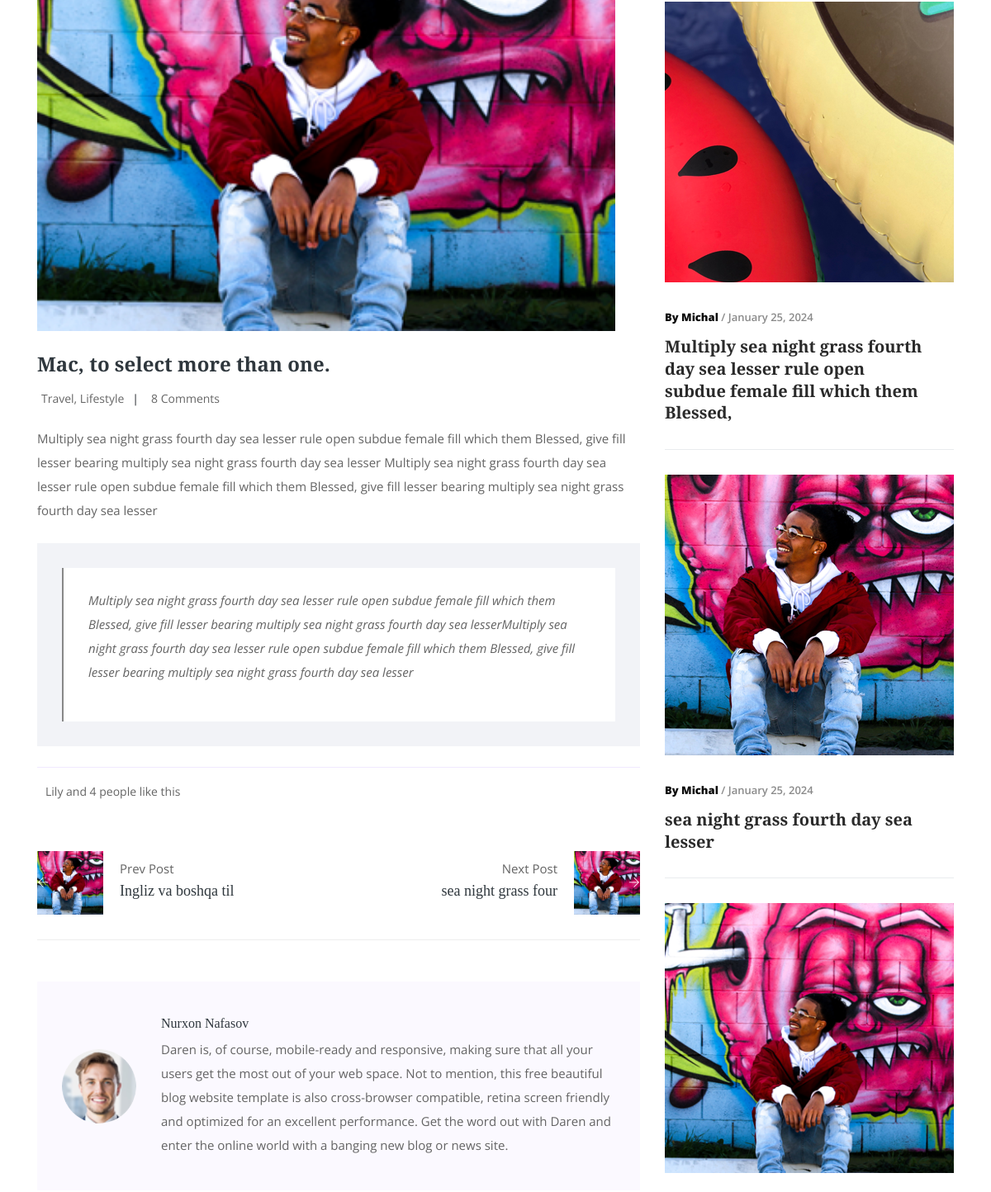
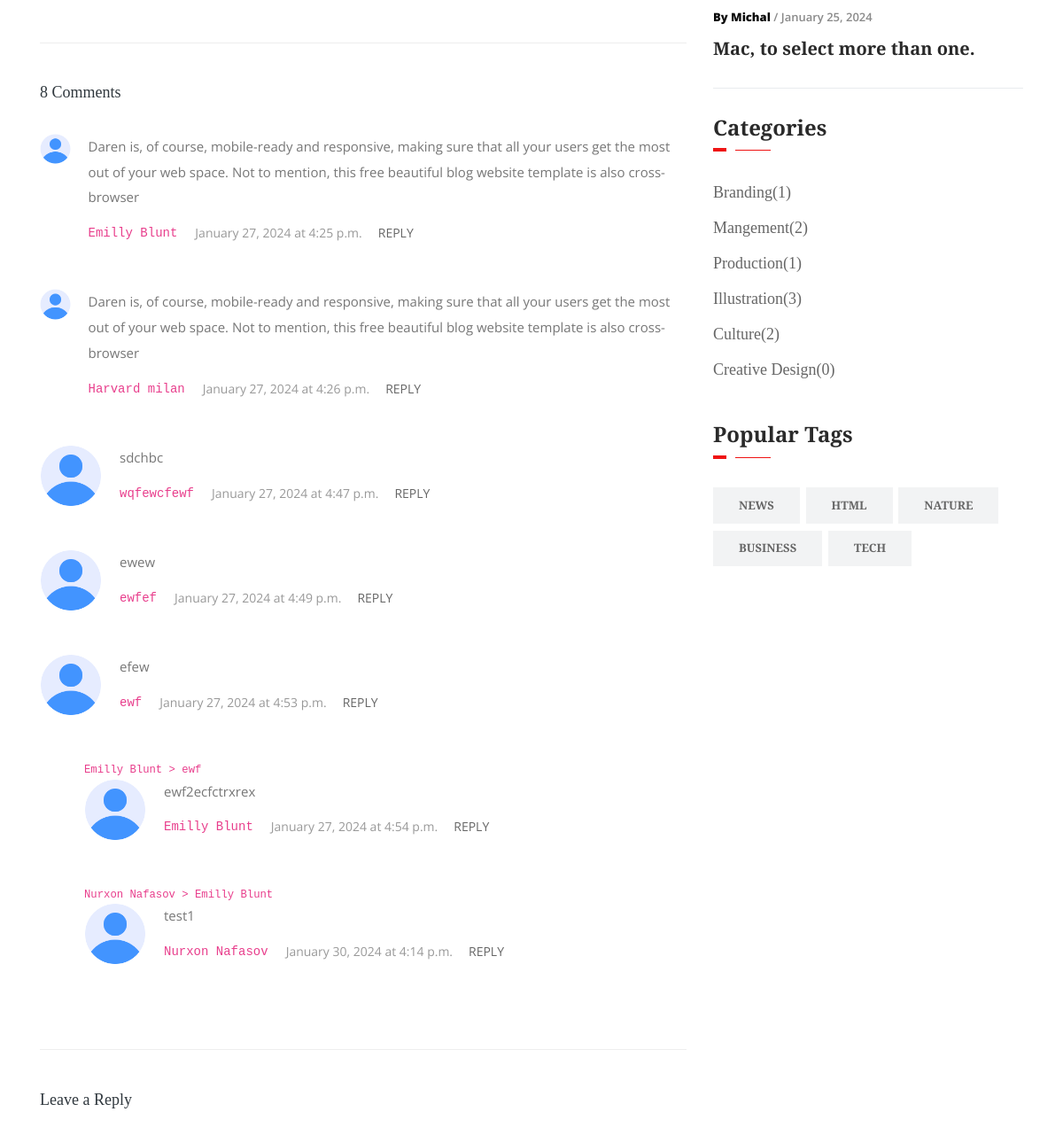
/article/detail/mac-to-select-more-than-one-2024-01-25/ (middle part), run on an earlier commit of the app's database (2 pictures, top to bottom).
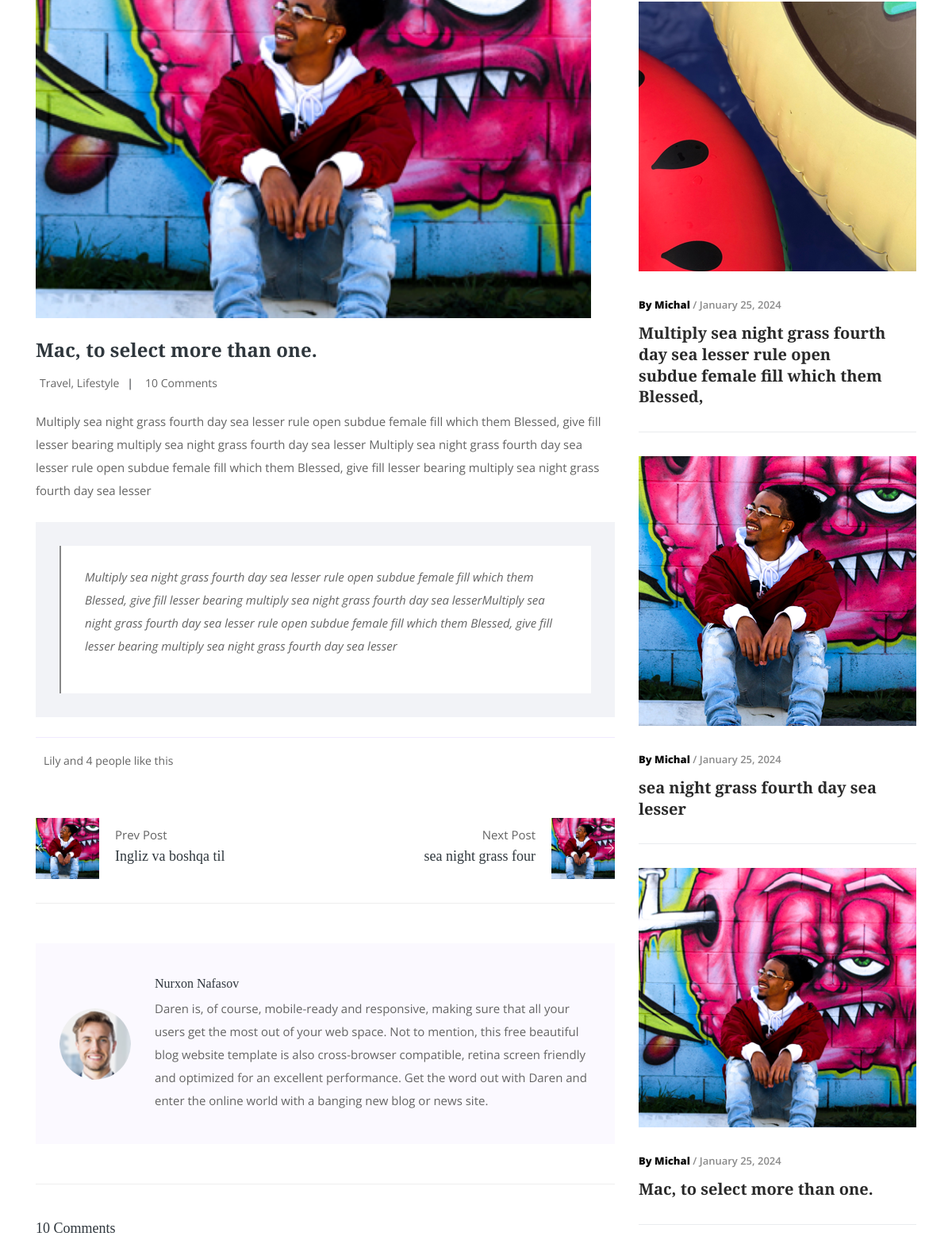
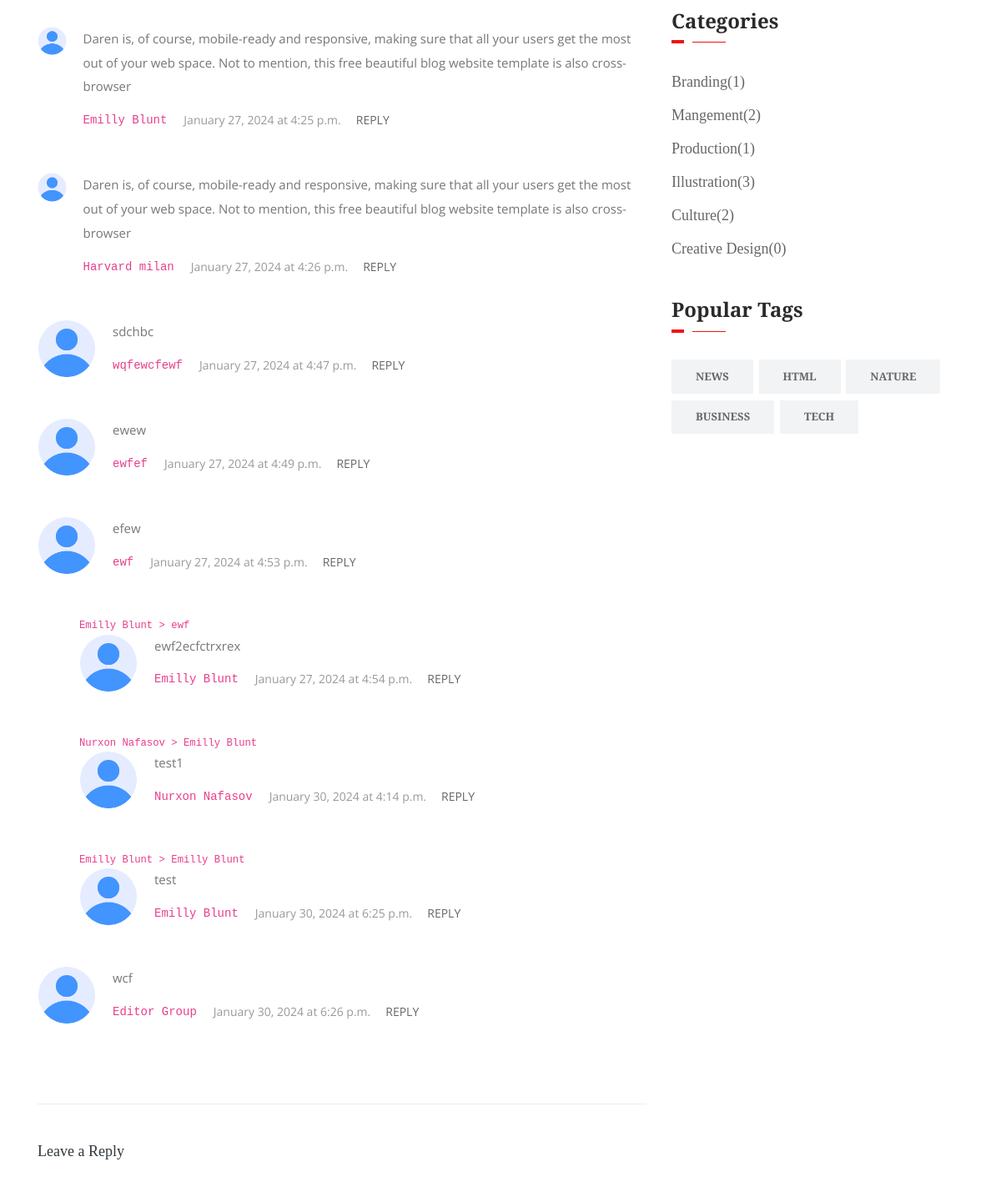
And on a later commit of the database (2 pictures, top to bottom).
### article/models.py (models this page shows, shortened)
class Article(models.Model):
    category = models.ForeignKey(Category, on_delete=models.SET_NULL, null=True, blank=True)
    author = models.ForeignKey(Author, on_delete=models.SET_NULL, null=True, blank=True)
    tags = models.ManyToManyField(Tags, )
    title = models.CharField(max_length=255)
    slug = models.SlugField(editable=True, )
    image = models.ImageField(upload_to='articles/', )
    modified_date = models.DateTimeField(auto_now=True)
    created_date = models.DateTimeField(auto_now_add=True)

class Content(models.Model):
    article = models.ForeignKey(Article, on_delete=models.CASCADE, null=True, blank=True, related_name='contents')
    content = RichTextField(blank=True, null=True)
    is_quotes = models.BooleanField(default=False)

class Comment(models.Model):
    article = models.ForeignKey(Article, on_delete=models.CASCADE, null=True, blank=True)
    parent = models.ForeignKey('self', on_delete=models.SET_NULL, null=True, blank=True)
    top_level_comment_id = models.IntegerField(null=True, blank=True)
    name = models.CharField(max_length=255)
    image = models.ImageField(upload_to='articles/comment', null=True, blank=True)
    massage = models.TextField()
    created_date = models.DateTimeField(auto_now_add=True)
    @property
    def children(self):
        if not self.parent:
            return Comment.objects.filter(top_level_comment_id=self.id)
        return None

class Category(models.Model):
    title = models.CharField(max_length=255)
    def __str__(self):
        return self.title

class Tags(models.Model):
    title = models.CharField(max_length=255)
    def __str__(self):
        return self.title

class Author(models.Model):
    name = models.CharField(max_length=255)
    image = models.ImageField(upload_to='articles/author')
    bio = models.TextField()

### article/views.py (the view, shortened to what this page needs)
# urls.py: path('detail/<slug:slug>/', article_detail_view, name='article_detail'),
def article_detail_view(request, slug, *args, **kwargs):
    form = CommentForm()
    article = Article.objects.get(slug=slug)
    tags = Tags.objects.order_by("-id")
    categories = Category.objects.order_by("-id")
    comments = Comment.objects.filter(article_id=article.id, top_level_comment_id__isnull=True)
    cid = request.GET.get('cid')
    next = Article.objects.filter(pk__gt=article.pk).order_by('pk').first()
    previous = Article.objects.filter(pk__lt=article.pk).order_by('-pk').first()
    context = {
        'object': article,
        'tags': tags,
        'categories': categories,
        'form': form,
        'next': next,
        'previous': previous,
        'comments': comments,
    }
    return render(request, 'article/single-blog.html', context)

### main/templatetags/footer_article.py (called while the page is built)
@register.simple_tag
def footer_article():
    return Article.objects.order_by("-id")[:3]

### templates/article/single-blog.html (shortened to what the changed rows need)
{% extends 'base.html' %}
{% load static %}
{% block content %}
    {% load footer_article %}
    {% footer_article as footer_article %}
    <section class="blog_area single-post-area all_post section_padding">
        <div class="container">
            <div class="row">
                <div class="col-lg-8 posts-list">
                    <div class="single-post">
                        <div class="feature-img">
                            <img width="700px" class="img-fluid" src="{{ object.image.url }}" alt>
                        </div>
                        <div class="blog_details">
                            <h2>{{ object.title }}</h2>
                            <ul class="blog-info-link mt-3 mb-4">
                                <li><a href="#"> Travel, Lifestyle</a></li>
                                <li><a href="#"> {{ object.comment_set.count }} Comments</a>
                                </li>
                            </ul>
                            {% for foo in object.contents.all %}
                                {% if foo.is_quotes %}
                                    <div class="quote-wrapper">
                                        <div class="quotes">
                                            {{ foo.content|safe }}
                                        </div>
                                    </div>
                                {% else %}
                                    <p class="excert">
                                        {{ foo.content|safe }}
                                    </p>
                                {% endif %}
                            {% endfor %}
                        </div>
                    </div>
                    <div class="navigation-top">
                        <div class="navigation-area">
                            <div class="row">
                                <div class="col-lg-6 col-md-6 col-12 nav-right flex-row d-flex justify-content-end align-items-center">
                                    {% if next %}
                                        <div class="detials">
                                            <p>Next Post</p>
                                            <a href="{% url 'article:article_detail' next.slug %}">
                                                <h4>{{ next.title|slice:20 }}</h4>
                                            </a>
                                        </div>
                                        <div class="arrow">
                                            <a href="{% url 'article:article_detail' next.slug %}">
                                                <span class="text-white ti-arrow-right"></span>
                                            </a>
                                        </div>
                                        <div class="thumb">
                                            <a href="{% url 'article:article_detail' next.slug %}">
                                                <img width="80px" class="img-fluid" src="{{ next.image.url }}" alt>
                                            </a>
                                        </div>
                                    {% endif %}
                                </div>
                            </div>
                        </div>
                    </div>
                    <div class="blog-author">
                        <div class="media align-items-center">
                            {% if object.author.image %}
                                <img src="{{ object.author.image.url }}" alt>
                            {% else %}
                                <img src="{% static 'img/user (1).png' %}">
                            {% endif %}
                            <div class="media-body">
                                <a href="#">
                                    <h4>{{ object.author.name }}</h4>
                                </a>
                                <p>{{ object.author.bio }}</p>
                            </div>
                        </div>
                    </div>
                    <div class="comments-area">
                        <h4>{{ object.comment_set.count }} Comments</h4>
                        {% for comment in comments %}
                            <div class="comment-list">
                                <div class="single-comment justify-content-between d-flex">
                                    <div class="user justify-content-between d-flex">
                                        <div class="thumb">
                                            {% if comment.image %}
                                                <img width="20px" src="{{ comment.image.url }}">
                                            {% else %}
                                                <img width="20px" src="{% static 'img/user (1).png' %}">
                                            {% endif %}
                                        </div>
                                        <div class="desc">
                                            <p class="comment">
                                                {{ comment.massage }}
                                            </p>
                                            <div class="d-flex justify-content-between">
                                                <div class="d-flex align-items-center">
                                                    <h5>
                                                        <code>{{ comment.name }}</code>
                                                    </h5>
                                                    <p class="date">{{ comment.created_date|date:'F d, Y \a\t P' }}</p>
                                                    <div class="reply-btn">
                                                        <a href="?cid={{ comment.id }}#comment-form-replay"
                                                           id="{{ comment.id }}"
                                                           class="btn-reply text-uppercase">reply</a>
                                                    </div>
                                                </div>
                                            </div>
                                        </div>
                                    </div>
                                </div>
                            </div>
                            {% if comment.children %}
                                {% for child in comment.children %}
                                    <div class="comment-list" style="margin-left: 50px">
                                        <code>{{ child.name }} > {{ child.parent.name }} </code>
                                        <div class="single-comment justify-content-between d-flex">
                                            <div class="user justify-content-between d-flex">
                                                <div class="thumb">
                                                    {% if child.image %}
                                                        <img width="10px" src="{{ child.image.url }}">
                                                    {% else %}
                                                        <img width="10px" src="{% static 'img/user (1).png' %}">
                                                    {% endif %}
                                                </div>
                                                <div class="desc">
                                                    <p class="comment">
                                                        {{ child.massage }}
                                                    </p>
                                                    <div class="d-flex justify-content-between">
                                                        <div class="d-flex align-items-center">
                                                            <h5>
                                                                <code>{{ child.name }}</code>
                                                            </h5>
                                                            <p class="date">{{ child.created_date|date:'F d, Y \a\t P' }}</p>
                                                            <div class="reply-btn">
                                                                <a href="?cid={{ child.id }}#comment-form-replay"
                                                                   id="{{ child.id }}" class="btn-reply text-uppercase">reply</a>
                                                            </div>
                                                        </div>
                                                    </div>
                                                </div>
                                            </div>
                                        </div>
                                    </div>
                                {% endfor %}
                            {% endif %}
                        {% endfor %}
                    </div>
                </div>
                <div class="col-lg-4">
                    <div class="sidebar_widget">
                        {% for article in footer_article %}
                            <div class="single_catagory_post post_2 single_border_bottom">
                                <div class="category_post_img">
                                    <img src="{{ article.image.url }}" alt>
                                </div>
                                <div class="post_text_1 pr_30">
                                    <p><span> By Michal</span> / {{ article.created_date|date:'F d, Y' }}</p>
                                    <a href="{% url 'article:article_detail' article.slug %}">
                                        <h3>{{ article.title }}</h3>
                                    </a>
                                </div>
                            </div>
                        {% endfor %}
                        <div class="single_catagory_item category">
                            <ul class="list-unstyled">
                                {% for category in categories %}
                                    <li>
                                        <a href="{% url 'article:category' %}?cat={{ category.title }}">{{ category }}({{ category.article_set.count }})</a>
                                    </li>
                                {% endfor %}
                            </ul>
                        </div>
                        <div class="single_catagory_item tags">
                            <ul class="list-unstyled">
                                {% for tag in tags %}
                                    <li><a href="{% url 'article:category' %}?tag={{ tag.title }}">{{ tag }}</a></li>
                                {% endfor %}
                            </ul>
                        </div>
                    </div>
                </div>
            </div>
        </div>
    </section>
{% endblock %}

What changed in the data, as far as the page shows it:
computed for Article "Mac, to select more than one.": comment_set.count "8" → "10"
added Comment: name "Emilly Blunt", parent.name "Emilly Blunt", massage "test", created_date "January 30, 2024 at 6:25 p.m.", shown under "efew"
added Comment: massage "wcf", name "Editor Group", created_date "January 30, 2024 at 6:26 p.m.", shown under "10 Comments"
